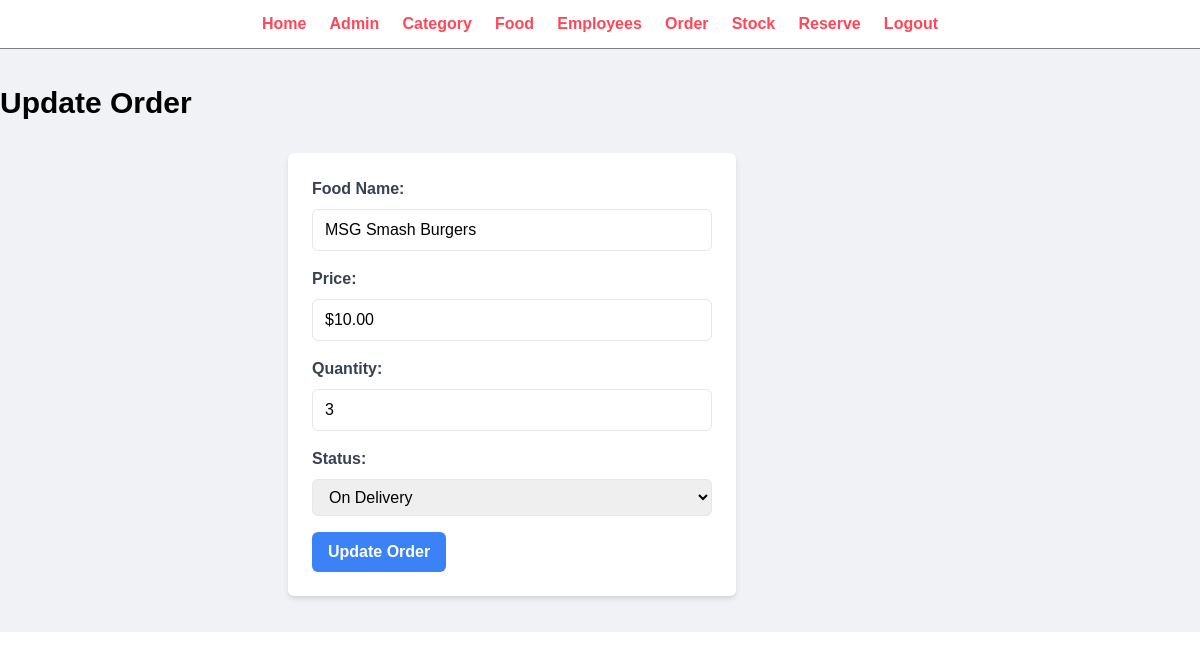
Page /admin/update-order.php?id=46 (signed in) on the committed database.
### tables this page shows
CREATE TABLE `tbl_order` (
  `id` int(10) UNSIGNED NOT NULL,
  `food` varchar(150) NOT NULL,
  `price` decimal(10,2) NOT NULL,
  `qty` int(11) NOT NULL,
  `total` decimal(10,2) NOT NULL,
  `order_date` datetime NOT NULL,
  `status` varchar(50) NOT NULL,
  `customer_name` varchar(150) NOT NULL,
  `customer_contact` varchar(20) NOT NULL,
  `customer_email` varchar(150) NOT NULL,
  `customer_address` varchar(255) NOT NULL,
  `user_id` int(11) NOT NULL
);

### admin/update-order.php (the view, shortened to what this page needs)
<?php include('partials/menu.php'); ?>
<link rel="stylesheet" href="https://cdnjs.cloudflare.com/ajax/libs/tailwindcss/2.2.19/tailwind.min.css">
<div class="main-content">
    <div class="container">
        <h1 class="text-3xl font-bold mb-8">Update Order</h1>
        <?php
        if(isset($_GET['id'])) {
            $id = $_GET['id'];
            $sql = "SELECT * FROM tbl_order WHERE id=$id";
            $res = mysqli_query($conn, $sql);
            $count = mysqli_num_rows($res);
            if($count == 1) {
                $row = mysqli_fetch_assoc($res);
                $food = $row['food'];
                $price = $row['price'];
                $qty = $row['qty'];
                $status = $row['status'];
            } else {
                header('location: ' . SITEURL . 'admin/manage-order.php');
                exit();
            }
        } else {
            header('location: ' . SITEURL . 'admin/manage-order.php');
            exit();
        }
        ?>
        <div class="max-w-md mx-auto bg-white p-6 rounded-md shadow-md">
            <form action="" method="POST">
                <div class="mb-4">
                    <label for="food" class="block text-gray-700 font-semibold mb-2">Food Name:</label>
                    <input type="text" id="food" name="food" value="<?php echo $food;?>" readonly class="w-full px-3 py-2 border rounded-md">
                </div>
                <div class="mb-4">
                    <label for="price" class="block text-gray-700 font-semibold mb-2">Price:</label>
                    <input type="text" id="price" name="price" value="$<?php echo $price ?>" readonly class="w-full px-3 py-2 border rounded-md">
                </div>
                <div class="mb-4">
                    <label for="qty" class="block text-gray-700 font-semibold mb-2">Quantity:</label>
                    <input type="number" id="qty" name="qty" value="<?php echo $qty ?>" class="w-full px-3 py-2 border rounded-md">
                </div>
                <div class="mb-4">
                    <label for="status" class="block text-gray-700 font-semibold mb-2">Status:</label>
                    <select name="status" id="status" class="w-full px-3 py-2 border rounded-md">
                        <option value="On Delivery" <?php if($status=="On Delivery") echo "selected"; ?>>On Delivery</option>
                    </select>
                </div>
                <button type="submit" name="submit" class="bg-blue-500 hover:bg-blue-600 text-white font-semibold py-2 px-4 rounded-md">Update Order</button>
            </form>
        </div>
    </div>
</div>

### css/admin.css (style rules this page uses)
* { margin: 0; padding: 0; font-family: Arial, Helvetica, sans-serif; }
.main-content { background-color:#f1f2f6; padding: 3% 0; }

### rows in the picture
tbl_order: food "MSG Smash Burgers", price "$10.00", qty "3", status "On Delivery"
